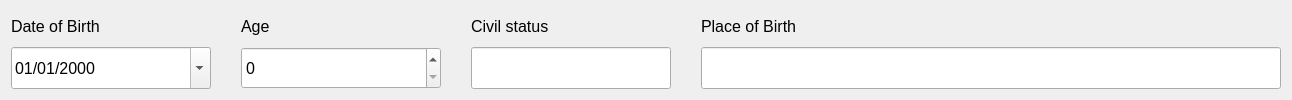
                             <widget class="QWidget" name="widget_37" native="true">
                              <property name="sizePolicy">
                               <sizepolicy hsizetype="Preferred" vsizetype="Expanding">
                                <horstretch>0</horstretch>
                                <verstretch>0</verstretch>
                               </sizepolicy>
                              </property>
                              <layout class="QGridLayout" name="gridLayout_5">
                               <property name="horizontalSpacing">
                                <number>30</number>
                               </property>
                               <item row="1" column="3">
                                <widget class="QLineEdit" name="bsupob">
                                 <property name="minimumSize">
                                  <size>
                                   <width>580</width>
                                   <height>40</height>
                                  </size>
                                 </property>
                                 <property name="maximumSize">
                                  <size>
                                   <width>460</width>
                                   <height>50</height>
                                  </size>
                                 </property>
                                 <property name="font">
                                  <font>
                                   <pointsize>12</pointsize>
                                  </font>
                                 </property>
                                </widget>
                               </item>
                               <item row="0" column="0">
                                <widget class="QLabel" name="label_23">
                                 <property name="minimumSize">
                                  <size>
                                   <width>200</width>
                                   <height>0</height>
                                  </size>
                                 </property>
                                 <property name="maximumSize">
                                  <size>
                                   <width>200</width>
                                   <height>30</height>
                                  </size>
                                 </property>
                                 <property name="font">
                                  <font>
                                   <pointsize>12</pointsize>
                                  </font>
                                 </property>
                                 <property name="text">
                                  <string>Date of Birth</string>
                                 </property>
                                 <property name="alignment">
                                  <set>Qt::AlignLeading|Qt::AlignLeft|Qt::AlignVCenter</set>
                                 </property>
                                </widget>
                               </item>
                               <item row="1" column="1">
                                <widget class="QSpinBox" name="bsuage">
                                 <property name="minimumSize">
                                  <size>
                                   <width>0</width>
                                   <height>40</height>
                                  </size>
                                 </property>
                                 <property name="maximumSize">
                                  <size>
                                   <width>225</width>
                                   <height>50</height>
                                  </size>
                                 </property>
                                 <property name="font">
                                  <font>
                                   <pointsize>12</pointsize>
                                  </font>
                                 </property>
                                </widget>
                               </item>
                               <item row="0" column="2">
                                <widget class="QLabel" name="label_27">
                                 <property name="minimumSize">
                                  <size>
                                   <width>200</width>
                                   <height>0</height>
                                  </size>
                                 </property>
                                 <property name="maximumSize">
                                  <size>
                                   <width>200</width>
                                   <height>30</height>
                                  </size>
                                 </property>
                                 <property name="font">
                                  <font>
                                   <pointsize>12</pointsize>
                                  </font>
                                 </property>
                                 <property name="text">
                                  <string>Civil status</string>
                                 </property>
                                 <property name="alignment">
                                  <set>Qt::AlignLeading|Qt::AlignLeft|Qt::AlignVCenter</set>
                                 </property>
                                </widget>
                               </item>
                               <item row="0" column="3">
                                <widget class="QLabel" name="label_25">
                                 <property name="minimumSize">
                                  <size>
                                   <width>200</width>
                                   <height>0</height>
                                  </size>
                                 </property>
                                 <property name="maximumSize">
                                  <size>
                                   <width>200</width>
                                   <height>30</height>
                                  </size>
                                 </property>
                                 <property name="font">
                                  <font>
                                   <pointsize>12</pointsize>
                                  </font>
                                 </property>
                                 <property name="text">
                                  <string>Place of Birth</string>
                                 </property>
                                 <property name="alignment">
                                  <set>Qt::AlignLeading|Qt::AlignLeft|Qt::AlignVCenter</set>
                                 </property>
                                </widget>
                               </item>
                               <item row="1" column="2">
                                <widget class="QLineEdit" name="bsucivilstat">
                                 <property name="minimumSize">
                                  <size>
                                   <width>0</width>
                                   <height>40</height>
                                  </size>
                                 </property>
                                 <property name="maximumSize">
                                  <size>
                                   <width>225</width>
                                   <height>50</height>
                                  </size>
                                 </property>
                                 <property name="font">
                                  <font>
                                   <pointsize>12</pointsize>
                                  </font>
                                 </property>
                                 <property name="readOnly">
                                  <bool>true</bool>
                                 </property>
                                </widget>
                               </item>
                               <item row="0" column="1">
                                <widget class="QLabel" name="label_24">
                                 <property name="minimumSize">
                                  <size>
                                   <width>200</width>
                                   <height>0</height>
                                  </size>
                                 </property>
                                 <property name="maximumSize">
                                  <size>
                                   <width>200</width>
                                   <height>30</height>
                                  </size>
                                 </property>
                                 <property name="font">
                                  <font>
                                   <pointsize>12</pointsize>
                                  </font>
                                 </property>
                                 <property name="text">
                                  <string>Age</string>
                                 </property>
                                 <property name="alignment">
                                  <set>Qt::AlignLeading|Qt::AlignLeft|Qt::AlignVCenter</set>
                                 </property>
                                </widget>
                               </item>
                               <item row="1" column="0">
                                <widget class="QDateEdit" name="bsubday">
                                 <property name="minimumSize">
                                  <size>
                                   <width>0</width>
                                   <height>40</height>
                                  </size>
                                 </property>
                                 <property name="maximumSize">
                                  <size>
                                   <width>225</width>
                                   <height>50</height>
                                  </size>
                                 </property>
                                 <property name="font">
                                  <font>
                                   <pointsize>12</pointsize>
                                  </font>
                                 </property>
                                 <property name="styleSheet">
                                  <string notr="true">/* --- General Calendar Widget --- */
QCalendarWidget 
{
    background-color: #2b2b2b;
    border: 1px solid #444444;
    font-size: 14px;
}

/* --- Navigation Bar (Month/Year and Arrows) --- */
QCalendarWidget QWidget#qt_calendar_navigationbar 
{ 
    background-color: #3c3c3c; 
    border-bottom: 1px solid #444444;
}

QCalendarWidget QToolButton 
{
    color: #DDDDDD; 
    background-color: #3c3c3c; 
    border: none;
    font-size: 14px;
    padding: 5px;
}
QCalendarWidget QToolButton:hover { background-color: #505050; }
QCalendarWidget QToolButton:pressed { background-color: #606060; }

/* Fix for the year/month spinbox text color */
QCalendarWidget QSpinBox {
    color: #FFFFFF;
    background-color: #3c3c3c;
    border: 1px solid #555555;
}

/* --- Month Dropdown List (Fix for Image 1) --- */
QCalendarWidget QMenu 
{
    background-color: #3c3c3c; /* Background of the dropdown list */
    border: 1px solid #555555;
}

QCalendarWidget QMenu::item 
{
    color: #FFFFFF; /* Text color of months in the list (The fix!) */
    padding: 3px 20px 3px 20px;
}

QCalendarWidget QMenu::item:selected 
{
    background-color: #0078D7;
    color: #FFFFFF;
}


/* --- Day Grid and Headers (Fix for Image 2) --- */
QCalendarWidget QTableView 
{
    gridline-color: #444444; 
    background-color: #2b2b2b;
}

/* Weekday Headers (Sun, Mon, Tue...): Fixes their text color */
QCalendarWidget QTableView::item:!enabled 
{
    color: #CCCCCC; /* Light grey for most weekday headers */
    background-color: #2b2b2b;
}

/* Weekend Headers */
QCalendarWidget QTableView::item:!enabled:first-column, 
QCalendarWidget QTableView::item:!enabled:last-column    
{
    color: #FF7070; /* Brighter red for weekend headers */
}

/* Day Numbers (1, 2, 3...): Fixes their text color */
QCalendarWidget QAbstractItemView:enabled 
{
    color: #FFFFFF; 
    background-color: #2b2b2b;
    selection-background-color: #0078D7;
    selection-color: #FFFFFF;
}

/* Specific colors for weekend day numbers */
QCalendarWidget QAbstractItemView:enabled:first-column { color: #FF6060; } /* Sundays */
QCalendarWidget QAbstractItemView:enabled:last-column { color: #FF6060; } /* Saturdays */
QCalendarWidget QAbstractItemView:disabled { color: #888888; } /* Dates outside current month */</string>
                                 </property>
                                 <property name="displayFormat">
                                  <string>MM/dd/yyyy</string>
                                 </property>
                                 <property name="calendarPopup">
                                  <bool>true</bool>
                                 </property>
                                </widget>
                               </item>
                              </layout>
                             </widget>
